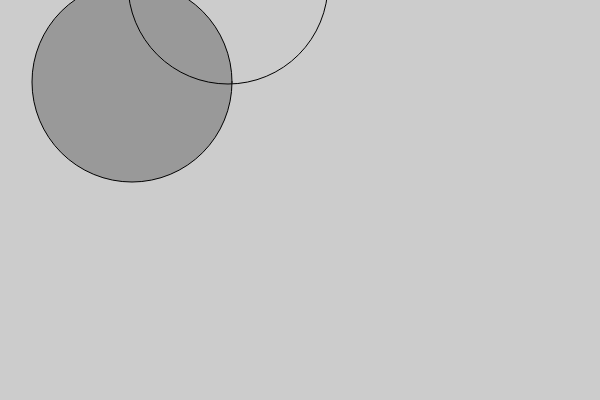
Frame 1 (no input)
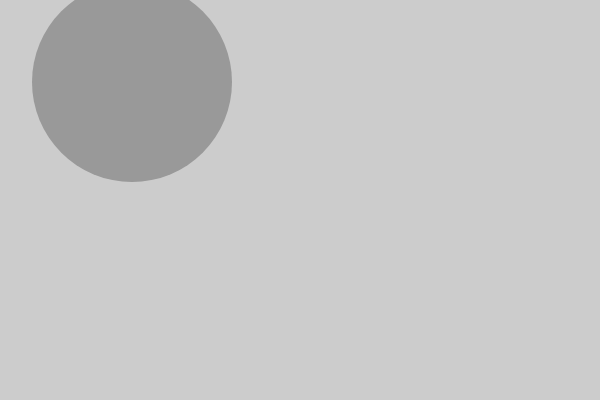
Frame 60 (no input)
Frame 120 (the mouse pressed at the canvas centre since frame 60): identical to frame 60, image omitted

The p5.js sketch that drew these frames (run headless with seeded random() and noise() and a simulated clock; from frame 60 on, the mouse is pressed at the canvas centre):

// p5.js sketch
// ── sketch.js
function setup() {
createCanvas(600, 400);
}
function draw() {
background(204);
fill(153); // Medium gray
ellipse(132, 82, 200, 200); // Gray circle
noFill(); // Turn off fill
ellipse(228, -16, 200, 200); // Outline circle
noStroke(); // Turn off stroke
ellipse(268, 118, 200, 200); // Doesn’t draw!
}
